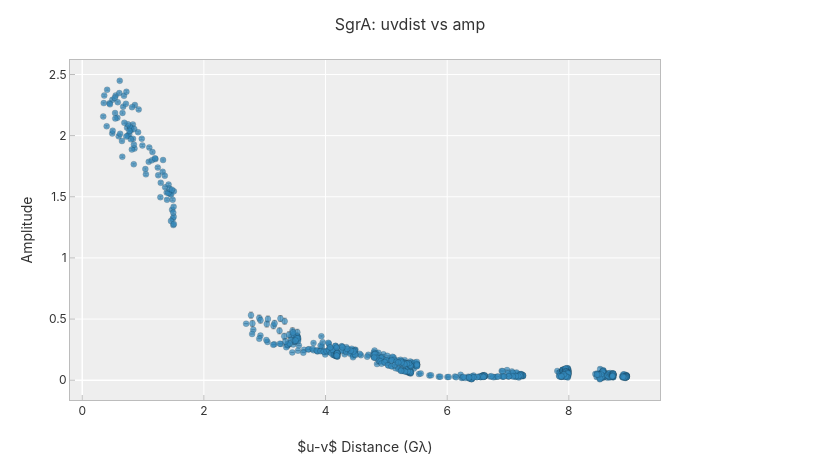

The cell this chart's notebook holds for it:
### Code cell
# Radplot: amplitude vs baseline length. Pooled mode — single trace, useful
# when you just want to see the overall distribution.
interactive.plotall(obs, 'uvdist', 'amp', tag_bl=False, show=False)

### Figure 1 — Plotly figure (JSON) as saved in the notebook; plotly's stock layout.template omitted (floating-point values rounded to 4 significant figures; data arrays with more than 128 entries replaced by an {"elided": "..."} marker saying what was removed)
{"data": [{"error_x": {"visible": false}, "error_y": {"array": {"elided": "714 float values"}, "color": "rgba(0,0,0,0.3)", "thickness": 1, "type": "data", "visible": true, "width": 2}, "hovertemplate": "uvdist: %{x:.4g} Gλ<br>amp: %{y:.4g}<extra></extra>", "marker": {"line": {"color": "rgba(0,0,0,0.4)", "width": 0.5}, "opacity": 0.7, "size": 6}, "mode": "markers", "name": "all baselines", "type": "scatter", "x": {"elided": "714 float values"}, "y": {"elided": "714 float values"}}], "layout": {"colorway": ["#348ABD", "#A60628", "#7A68A6", "#4B8022", "#D55E00", "#CC79A7", "#1F471F", "#2C825D"], "font": {"color": "#333333", "family": "Inter, system-ui, -apple-system, BlinkMacSystemFont, \"Segoe UI\", Roboto, sans-serif", "size": 12}, "height": 460, "hovermode": "closest", "legend": {"bgcolor": "rgba(238,238,238,0.85)", "bordercolor": "#bcbcbc", "borderwidth": 1, "font": {"color": "#333333", "size": 11}, "itemsizing": "constant", "orientation": "v", "title": {"text": ""}, "x": 1.02, "xanchor": "left", "y": 1, "yanchor": "top"}, "margin": {"b": 60, "l": 70, "r": 160, "t": 60}, "paper_bgcolor": "#ffffff", "plot_bgcolor": "#eeeeee", "showlegend": false, "title": {"font": {"color": "#333333", "family": "Inter, system-ui, -apple-system, BlinkMacSystemFont, \"Segoe UI\", Roboto, sans-serif", "size": 16}, "text": "SgrA: uvdist vs amp", "x": 0.5, "xanchor": "center"}, "width": 820, "xaxis": {"gridcolor": "#ffffff", "linecolor": "#bcbcbc", "linewidth": 1, "mirror": true, "showline": true, "tickcolor": "#bcbcbc", "ticks": "inside", "title": {"text": "$u-v$ Distance (Gλ)"}, "zerolinecolor": "#ffffff", "zerolinewidth": 1.5}, "yaxis": {"gridcolor": "#ffffff", "linecolor": "#bcbcbc", "linewidth": 1, "mirror": true, "showline": true, "tickcolor": "#bcbcbc", "ticks": "inside", "title": {"text": "Amplitude"}, "type": "linear", "zerolinecolor": "#ffffff", "zerolinewidth": 1.5}}}
